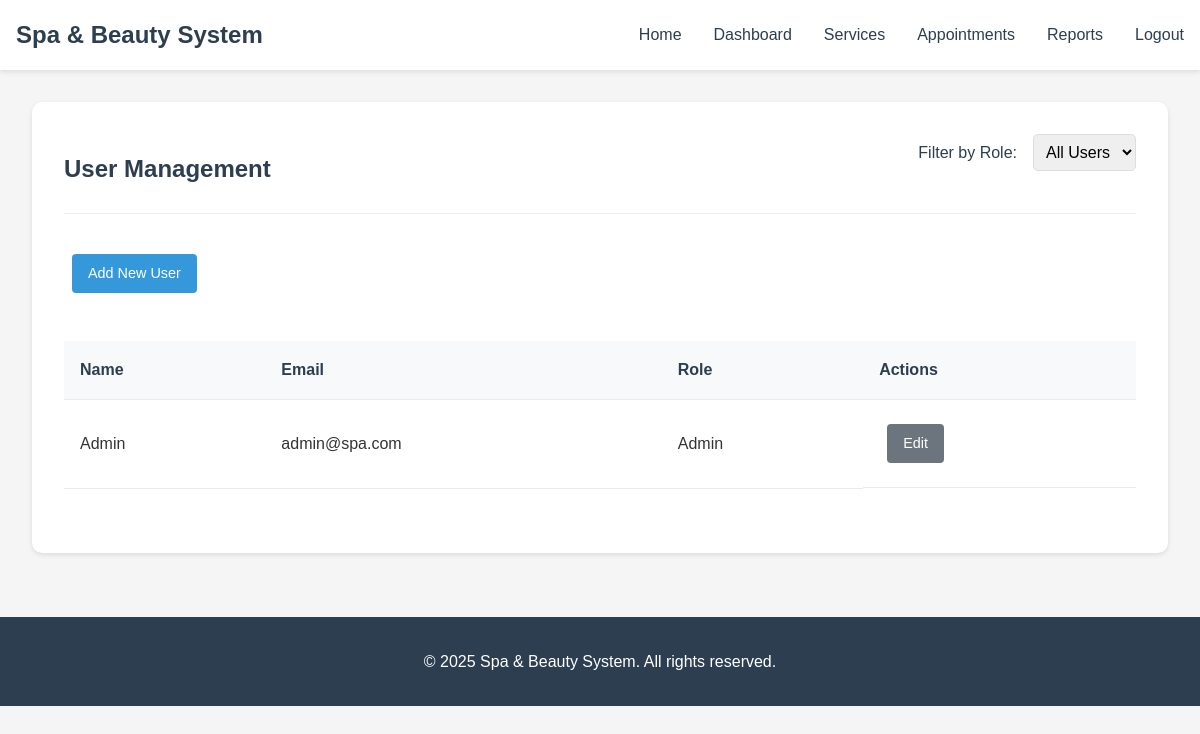
The page /admin/users.php (signed in) on the database its author committed.
### tables this page shows
CREATE TABLE IF NOT EXISTS users (
    id INT PRIMARY KEY AUTO_INCREMENT,
    name VARCHAR(100) NOT NULL,
    email VARCHAR(100) NOT NULL UNIQUE,
    password VARCHAR(255) NOT NULL,
    role ENUM('client', 'salonist', 'admin') NOT NULL,
    phone VARCHAR(20),
    created_at TIMESTAMP DEFAULT CURRENT_TIMESTAMP,
    updated_at TIMESTAMP DEFAULT CURRENT_TIMESTAMP ON UPDATE CURRENT_TIMESTAMP
);

### admin/users.php (the view, shortened to what this page needs)
<?php
$roleFilter = $_GET['role'] ?? 'all';
$action = $_GET['action'] ?? 'list';
$editUser = null;
$conn = getDBConnection();
$users = [];
if ($conn) {
    $sql = "SELECT * FROM users WHERE 1=1";
    $sql .= " ORDER BY role, name";
    $stmt = $conn->prepare($sql);
    $stmt->execute();
    $result = $stmt->get_result();
    while ($user = $result->fetch_assoc()) {
        $users[] = $user;
    }
}
?>
<!DOCTYPE html>
<html lang="en">
<head>
    <link rel="stylesheet" href="../assets/css/style.css">
</head>
<body>
    <header>
        <nav>
            <div class="logo">
                <h1>Spa & Beauty System</h1>
            </div>
            <ul class="nav-links">
                <li><a href="/index.php">Home</a></li>
                <li><a href="dashboard.php">Dashboard</a></li>
                <li><a href="services.php">Services</a></li>
                <li><a href="appointments.php">Appointments</a></li>
                <li><a href="reports.php">Reports</a></li>
                <li><a href="../auth/logout.php">Logout</a></li>
            </ul>
        </nav>
    </header>
    <main>
        <div class="dashboard-container">
            <section class="users-section">
                <div class="section-header">
                    <h2>User Management</h2>
                    <div class="filter-controls">
                        <label for="role-filter">Filter by Role:</label>
                        <select id="role-filter" onchange="window.location.href='?role=' + this.value">
                            <option value="all" <?php echo $roleFilter === 'all' ? 'selected' : ''; ?>>All Users</option>
                        </select>
                    </div>
                </div>
                <?php if ($action === 'add' || $action === 'edit'): ?>
                    <div class="form-section">
                        <h3><?php echo $action === 'add' ? 'Add New User' : 'Edit User'; ?></h3>
                        <form method="POST" class="user-form">
                            <?php if ($editUser): ?>
                                <input type="hidden" name="user_id" value="<?php echo $editUser['id']; ?>">
                            <?php endif; ?>
                            <div class="form-group">
                                <label for="name">Name:</label>
                                <input type="text" id="name" name="name" required
                                       value="<?php echo $editUser ? htmlspecialchars($editUser['name']) : ''; ?>">
                            </div>
                            <div class="form-group">
                                <label for="email">Email:</label>
                                <input type="email" id="email" name="email" required
                                       value="<?php echo $editUser ? htmlspecialchars($editUser['email']) : ''; ?>">
                            </div>
                            <div class="form-group">
                                <label for="role">Role:</label>
                                <select id="role" name="role" required>
                                    <option value="client" <?php echo $editUser && $editUser['role'] === 'client' ? 'selected' : ''; ?>>Client</option>
                                    <option value="salonist" <?php echo $editUser && $editUser['role'] === 'salonist' ? 'selected' : ''; ?>>Salonist</option>
                                    <option value="admin" <?php echo $editUser && $editUser['role'] === 'admin' ? 'selected' : ''; ?>>Admin</option>
                                </select>
                            </div>
                            <div class="form-group">
                                <label for="password">Password<?php echo $editUser ? ' (leave blank to keep current)' : ''; ?>:</label>
                                <input type="password" id="password" name="password" <?php echo $editUser ? '' : 'required'; ?>>
                            </div>
                            <div class="form-actions">
                                <button type="submit" name="save_user" class="btn btn-primary">Save User</button>
                                <a href="users.php" class="btn btn-secondary">Cancel</a>
                            </div>
                        </form>
                    </div>
                <?php else: ?>
                    <div class="users-list">
                        <div class="list-header">
                            <a href="?action=add" class="btn btn-primary">Add New User</a>
                        </div>
                        <?php if (empty($users)): ?>
                            <p class="no-data">No users found.</p>
                        <?php else: ?>
                            <div class="table-responsive">
                                <table class="users-table">
                                    <thead>
                                        <tr>
                                            <th>Name</th>
                                            <th>Email</th>
                                            <th>Role</th>
                                            <th>Actions</th>
                                        </tr>
                                    </thead>
                                    <tbody>
                                        <?php foreach ($users as $user): ?>
                                            <tr>
                                                <td><?php echo htmlspecialchars($user['name']); ?></td>
                                                <td><?php echo htmlspecialchars($user['email']); ?></td>
                                                <td><?php echo ucfirst($user['role']); ?></td>
                                                <td class="actions">
                                                    <a href="?action=edit&id=<?php echo $user['id']; ?>" class="btn btn-secondary btn-sm">Edit</a>
                                                </td>
                                            </tr>
                                        <?php endforeach; ?>
                                    </tbody>
                                </table>
                            </div>
                        <?php endif; ?>
                    </div>
                <?php endif; ?>
            </section>
        </div>
    </main>
    <footer>
        <p>&copy; <?php echo date('Y'); ?> Spa & Beauty System. All rights reserved.</p>
    </footer>
</body>
</html>

### assets/css/style.css (style rules this page uses)
* { margin: 0; padding: 0; box-sizing: border-box; }
body { font-family: 'Arial', sans-serif; line-height: 1.6; color: #333; background-color: #f5f5f5; }
header { background-color: #fff; box-shadow: 0 2px 5px rgba(0,0,0,0.1); padding: 1rem 0; }
nav { max-width: 1200px; margin: 0 auto; padding: 0 1rem; display: flex; justify-content: space-between; align-items: center; }
.logo h1 { color: #2c3e50; font-size: 1.5rem; }
.nav-links { display: flex; list-style: none; gap: 2rem; }
.nav-links a { text-decoration: none; color: #2c3e50; font-weight: 500; transition: color 0.3s ease; }
main { max-width: 1200px; margin: 2rem auto; padding: 0 1rem; }
.btn { display: inline-block; padding: 0.8rem 1.5rem; border-radius: 5px; text-decoration: none; font-weight: 500; transition: all 0.3s ease; margin: 0.5rem; }
.btn-primary { background-color: #3498db; color: #fff; }
.btn-secondary { background-color: #95a5a6; color: #fff; }
footer { text-align: center; padding: 2rem 0; background-color: #2c3e50; color: #fff; margin-top: 4rem; }
.dashboard-container { max-width: 1200px; margin: 2rem auto; padding: 0 1rem; }
.filter-controls { margin-bottom: 2rem; display: flex; align-items: center; gap: 1rem; }
.filter-controls label { color: #2c3e50; font-weight: 500; }
.filter-controls select { padding: 0.5rem; border: 1px solid #ddd; border-radius: 5px; font-size: 1rem; }
.btn-sm { padding: 0.4rem 0.8rem; font-size: 0.9rem; }
.users-section { background-color: #fff; padding: 2rem; border-radius: 10px; box-shadow: 0 2px 5px rgba(0,0,0,0.1); }
.section-header { display: flex; justify-content: space-between; align-items: center; margin-bottom: 2rem; }
.section-header h2 { color: #2c3e50; margin: 0; }
.filter-controls { display: flex; align-items: center; gap: 1rem; }
.users-list { margin-top: 2rem; }
.list-header { margin-bottom: 1.5rem; }
.table-responsive { overflow-x: auto; }
.users-table { width: 100%; border-collapse: collapse; margin-top: 1rem; }
.users-table th, .users-table td { padding: 1rem; text-align: left; border-bottom: 1px solid #e9ecef; }
.users-table th { background-color: #f8f9fa; color: #2c3e50; font-weight: 600; }
.users-table .actions { display: flex; gap: 0.5rem; }
.filter-controls { display: flex; flex-wrap: wrap; gap: 1rem; margin-bottom: 2rem; }
.table-responsive { overflow-x: auto; margin-bottom: 2rem; }
.section-header { display: flex; justify-content: space-between; align-items: center; margin-bottom: 20px; padding-bottom: 10px; border-bottom: 1px solid #eee; }
.btn { display: inline-block; padding: 8px 16px; border: none; border-radius: 4px; cursor: pointer; text-decoration: none; font-size: 0.9em; transition: background-color 0.3s; }
.btn-secondary { background-color: #6c757d; color: white; }

### rows shown on the page
users: name "Admin", email "admin@spa.com", role "Admin"
